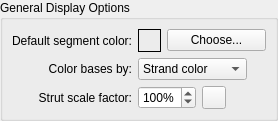
           <widget class="QGroupBox" name="groupBox_3" >
            <property name="sizePolicy" >
             <sizepolicy>
              <hsizetype>3</hsizetype>
              <vsizetype>5</vsizetype>
              <horstretch>0</horstretch>
              <verstretch>0</verstretch>
             </sizepolicy>
            </property>
            <property name="title" >
             <string>General Display Options</string>
            </property>
            <layout class="QGridLayout" >
             <property name="margin" >
              <number>9</number>
             </property>
             <property name="spacing" >
              <number>6</number>
             </property>
             <item row="2" column="1" >
              <layout class="QHBoxLayout" >
               <property name="margin" >
                <number>0</number>
               </property>
               <property name="spacing" >
                <number>6</number>
               </property>
               <item>
                <widget class="QSpinBox" name="dnaStrutScaleFactorSpinBox" >
                 <property name="suffix" >
                  <string>%</string>
                 </property>
                 <property name="maximum" >
                  <number>200</number>
                 </property>
                 <property name="minimum" >
                  <number>50</number>
                 </property>
                 <property name="singleStep" >
                  <number>5</number>
                 </property>
                 <property name="value" >
                  <number>100</number>
                 </property>
                </widget>
               </item>
               <item>
                <widget class="QToolButton" name="reset_dnaStrutScaleToolButton" >
                 <property name="toolTip" >
                  <string>Restore default value</string>
                 </property>
                 <property name="text" >
                  <string/>
                 </property>
                 <property name="icon" >
                  <iconset>../../../../../:icons/UserPrefsDialog_image0</iconset>
                 </property>
                </widget>
               </item>
               <item>
                <spacer>
                 <property name="orientation" >
                  <enum>Qt::Horizontal</enum>
                 </property>
                 <property name="sizeHint" >
                  <size>
                   <width>40</width>
                   <height>20</height>
                  </size>
                 </property>
                </spacer>
               </item>
              </layout>
             </item>
             <item row="1" column="1" >
              <layout class="QHBoxLayout" >
               <property name="margin" >
                <number>0</number>
               </property>
               <property name="spacing" >
                <number>6</number>
               </property>
               <item>
                <widget class="QComboBox" name="dnaColorBasesByComboBox" >
                 <item>
                  <property name="text" >
                   <string>Strand color</string>
                  </property>
                 </item>
                 <item>
                  <property name="text" >
                   <string>Segment color</string>
                  </property>
                 </item>
                </widget>
               </item>
               <item>
                <spacer>
                 <property name="orientation" >
                  <enum>Qt::Horizontal</enum>
                 </property>
                 <property name="sizeHint" >
                  <size>
                   <width>5</width>
                   <height>20</height>
                  </size>
                 </property>
                </spacer>
               </item>
              </layout>
             </item>
             <item row="0" column="1" >
              <layout class="QHBoxLayout" >
               <property name="margin" >
                <number>0</number>
               </property>
               <property name="spacing" >
                <number>6</number>
               </property>
               <item>
                <widget class="QFrame" name="dnaDefaultSegmentColorFrame" >
                 <property name="sizePolicy" >
                  <sizepolicy>
                   <hsizetype>0</hsizetype>
                   <vsizetype>0</vsizetype>
                   <horstretch>0</horstretch>
                   <verstretch>0</verstretch>
                  </sizepolicy>
                 </property>
                 <property name="minimumSize" >
                  <size>
                   <width>23</width>
                   <height>23</height>
                  </size>
                 </property>
                 <property name="maximumSize" >
                  <size>
                   <width>23</width>
                   <height>23</height>
                  </size>
                 </property>
                 <property name="frameShape" >
                  <enum>QFrame::Box</enum>
                 </property>
                 <property name="frameShadow" >
                  <enum>QFrame::Plain</enum>
                 </property>
                </widget>
               </item>
               <item>
                <widget class="QPushButton" name="dnaDefaultSegmentColorPushButton" >
                 <property name="text" >
                  <string>Choose...</string>
                 </property>
                 <property name="autoDefault" >
                  <bool>false</bool>
                 </property>
                </widget>
               </item>
              </layout>
             </item>
             <item row="0" column="0" >
              <widget class="QLabel" name="label_7" >
               <property name="sizePolicy" >
                <sizepolicy>
                 <hsizetype>1</hsizetype>
                 <vsizetype>5</vsizetype>
                 <horstretch>0</horstretch>
                 <verstretch>0</verstretch>
                </sizepolicy>
               </property>
               <property name="text" >
                <string>Default segment color:</string>
               </property>
               <property name="alignment" >
                <set>Qt::AlignRight|Qt::AlignTrailing|Qt::AlignVCenter</set>
               </property>
              </widget>
             </item>
             <item row="1" column="0" >
              <widget class="QLabel" name="label_8" >
               <property name="sizePolicy" >
                <sizepolicy>
                 <hsizetype>1</hsizetype>
                 <vsizetype>5</vsizetype>
                 <horstretch>0</horstretch>
                 <verstretch>0</verstretch>
                </sizepolicy>
               </property>
               <property name="text" >
                <string>Color bases by:</string>
               </property>
               <property name="alignment" >
                <set>Qt::AlignRight|Qt::AlignTrailing|Qt::AlignVCenter</set>
               </property>
              </widget>
             </item>
             <item row="2" column="0" >
              <widget class="QLabel" name="label_9" >
               <property name="sizePolicy" >
                <sizepolicy>
                 <hsizetype>1</hsizetype>
                 <vsizetype>5</vsizetype>
                 <horstretch>0</horstretch>
                 <verstretch>0</verstretch>
                </sizepolicy>
               </property>
               <property name="text" >
                <string>Strut scale factor:</string>
               </property>
               <property name="alignment" >
                <set>Qt::AlignRight|Qt::AlignTrailing|Qt::AlignVCenter</set>
               </property>
              </widget>
             </item>
            </layout>
           </widget>
